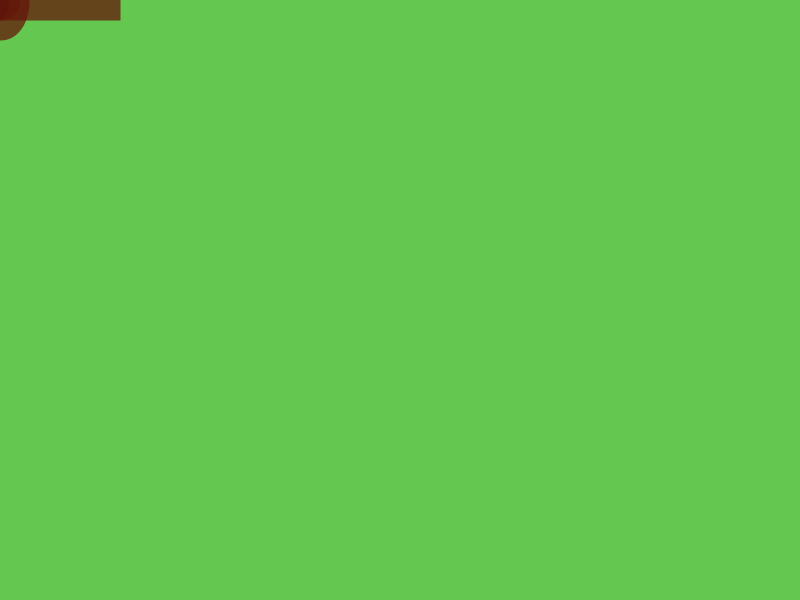
Frame 1 (no input)
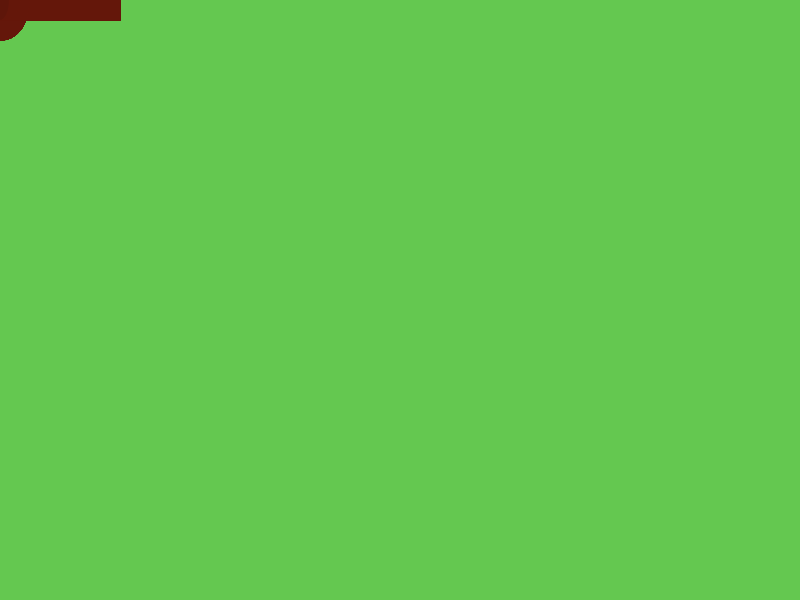
Frame 60 (the mouse pressed at the canvas centre just before this capture)
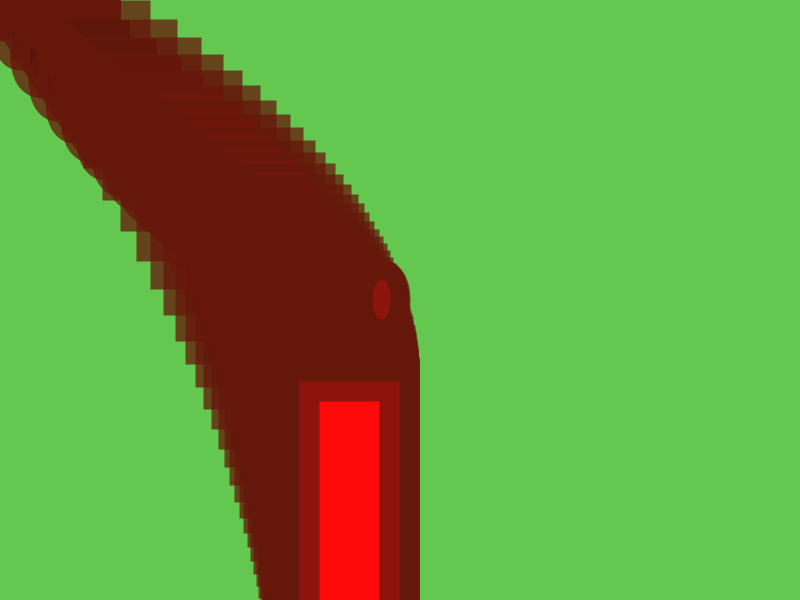
Frame 120 (the mouse held since frame 60 and released just before this capture)

The Processing sketch that drew these frames (run headless with seeded random() and noise(); from frame 60 on, the mouse is pressed at the canvas centre):

// Processing sketch: processing_5421
// ── processing_5421.pde

float x,y,vx,vy;

void setup(){
size(800,600);
background(100,200,80);
 
} 

void draw(){

strokeWeight(40);

stroke(100,23,10,190);

fill(y+x,10,10); 
vx=(mouseX- x)/20;
vy =(mouseY -y)/10;
x=x+ vx;
y = y +vy;
//rect(x,y,5*vx,5*vy;
line(x,y,5*vx,5*vy);
ellipse(x,y,18,40);
rect(y,x,100,x);
}
